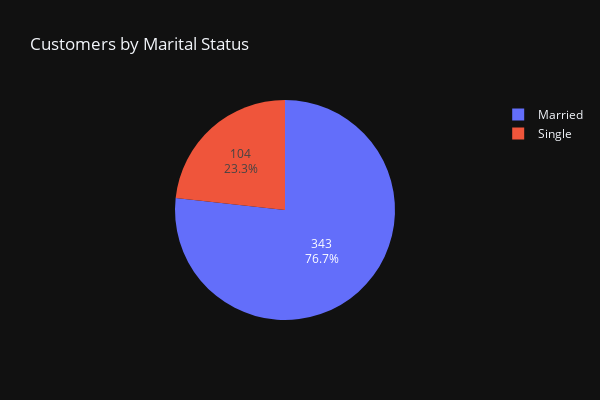

Notebook code for this chart:
### Markdown cell above
Jumlah pelanggan berdasarkan Marital Status

### Code cell
# Menghitung jumlah pelanggan berdasarkan Marital Status
customer_count_by_marital_status = df['Marital Status'].value_counts().reset_index()
customer_count_by_marital_status.columns = ['Marital Status', 'Count']

# Membuat PIE chart menggunakan Plotly Express
fig = px.pie(customer_count_by_marital_status, values='Count', names='Marital Status', title='Customers by Marital Status',
            #  hover_data=['Marital Status', 'Count'], labels={'Marital Status': 'Marital Status', 'Count': 'Count'}
             )

# Menampilkan label data pada chart
fig.update_traces(textinfo='value+percent')

fig.update_layout(
    width=600,
    height=400 
)

fig.update_layout(template='plotly_dark')
fig.show()

### Figure 1 — Plotly figure (JSON) as saved in the notebook; plotly's stock layout.template omitted (floating-point values rounded to 4 significant figures)
{"data": [{"domain": {"x": [0, 1], "y": [0, 1]}, "hovertemplate": "Marital Status=%{label}<br>Count=%{value}<extra></extra>", "labels": ["Married", "Single"], "legendgroup": "", "name": "", "showlegend": true, "textinfo": "value+percent", "type": "pie", "values": [343, 104]}], "layout": {"height": 400, "legend": {"tracegroupgap": 0}, "title": {"text": "Customers by Marital Status"}, "width": 600}}
